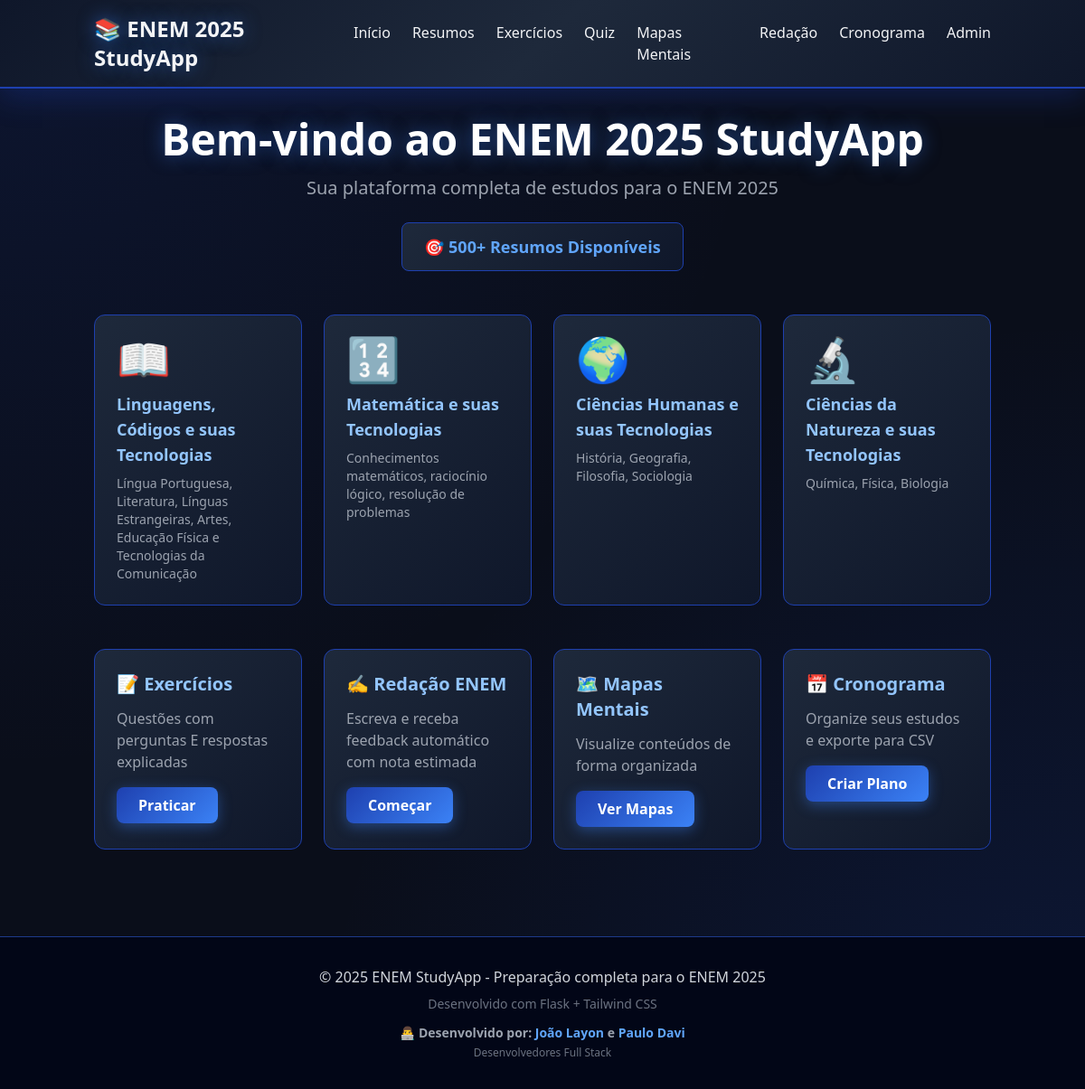
The page / on the database its author committed.
### tables this page shows
CREATE TABLE areas (
    id INTEGER PRIMARY KEY AUTOINCREMENT,
    name TEXT NOT NULL,
    description TEXT
);

### app.py (the view)
@app.route('/')
def index():
    conn = get_db()
    areas = conn.execute('SELECT * FROM areas ORDER BY id').fetchall()
    total_resumos = conn.execute('SELECT COUNT(*) as count FROM resumos').fetchone()['count']
    conn.close()
    return render_template('index.html', areas=areas, total_resumos=total_resumos)

### app.py (called while the page is built)
def get_db():
    conn = sqlite3.connect(DB_PATH)
    conn.row_factory = sqlite3.Row
    return conn

### templates/index.html
{% extends "base.html" %}
{% block content %}
<div class="text-center mb-12">
    <h1 class="text-5xl font-bold text-white mb-4 glow-text">Bem-vindo ao ENEM 2025 StudyApp</h1>
    <p class="text-xl text-gray-400">Sua plataforma completa de estudos para o ENEM 2025</p>
    <div class="mt-6 inline-block card rounded-lg px-6 py-3">
        <p class="text-lg font-semibold text-blue-400">🎯 {{ total_resumos }}+ Resumos Disponíveis</p>
    </div>
</div>
<div class="grid md:grid-cols-2 lg:grid-cols-4 gap-6 mb-12">
    {% for area in areas %}
    <a href="/area/{{ area.id }}" class="block card rounded-xl p-6 group">
        <div class="text-5xl mb-3 transform group-hover:scale-110 transition-transform duration-300">
            {% if 'Linguagens' in area.name %}📖
            {% elif 'Matemática' in area.name %}🔢
            {% elif 'Humanas' in area.name %}🌍
            {% else %}🔬{% endif %}
        </div>
        <h3 class="text-lg font-bold text-blue-300 mb-2 group-hover:text-blue-400 transition-colors">{{ area.name }}</h3>
        <p class="text-sm text-gray-400">{{ area.description }}</p>
    </a>
    {% endfor %}
</div>
<div class="grid md:grid-cols-2 lg:grid-cols-4 gap-6">
    <div class="card rounded-xl p-6 group">
        <h3 class="text-xl font-bold text-blue-300 mb-3 group-hover:text-blue-400 transition-colors">📝 Exercícios</h3>
        <p class="text-gray-400 mb-4">Questões com perguntas E respostas explicadas</p>
        <a href="/exercicios" class="inline-block btn-primary text-white px-6 py-2 rounded-lg font-semibold">Praticar</a>
    </div>
    <div class="card rounded-xl p-6 group">
        <h3 class="text-xl font-bold text-blue-300 mb-3 group-hover:text-blue-400 transition-colors">✍️ Redação ENEM</h3>
        <p class="text-gray-400 mb-4">Escreva e receba feedback automático com nota estimada</p>
        <a href="/redacao" class="inline-block btn-primary text-white px-6 py-2 rounded-lg font-semibold">Começar</a>
    </div>
    <div class="card rounded-xl p-6 group">
        <h3 class="text-xl font-bold text-blue-300 mb-3 group-hover:text-blue-400 transition-colors">🗺️ Mapas Mentais</h3>
        <p class="text-gray-400 mb-4">Visualize conteúdos de forma organizada</p>
        <a href="/mapas" class="inline-block btn-primary text-white px-6 py-2 rounded-lg font-semibold">Ver Mapas</a>
    </div>
    <div class="card rounded-xl p-6 group">
        <h3 class="text-xl font-bold text-blue-300 mb-3 group-hover:text-blue-400 transition-colors">📅 Cronograma</h3>
        <p class="text-gray-400 mb-4">Organize seus estudos e exporte para CSV</p>
        <a href="/cronograma" class="inline-block btn-primary text-white px-6 py-2 rounded-lg font-semibold">Criar Plano</a>
    </div>
</div>
{% endblock %}

### templates/base.html (shortened to what this page needs)
<!DOCTYPE html>
<html lang="pt-BR">
<head>
    <script src="https://cdn.tailwindcss.com"></script>
</head>
<body class="text-gray-100 min-h-screen">
    <nav class="gradient-nav sticky top-0 z-50">
        <div class="container mx-auto px-4 py-4">
            <div class="flex items-center justify-between">
                <a href="/" class="text-2xl font-bold glow-text hover:text-blue-400 transition-colors">📚 ENEM 2025 StudyApp</a>
                <div class="flex space-x-6">
                    <a href="/" class="nav-link">Início</a>
                    <a href="/resumos" class="nav-link">Resumos</a>
                    <a href="/exercicios" class="nav-link">Exercícios</a>
                    <a href="/quiz" class="nav-link">Quiz</a>
                    <a href="/mapas" class="nav-link">Mapas Mentais</a>
                    <a href="/redacao" class="nav-link">Redação</a>
                    <a href="/cronograma" class="nav-link">Cronograma</a>
                    <a href="/admin" class="nav-link">Admin</a>
                </div>
            </div>
        </div>
    </nav>
    <main class="container mx-auto px-4 py-8">
        {% block content %}{% endblock %}
    </main>
    <footer class="bg-slate-950 border-t border-blue-900 mt-16 py-8">
        <div class="container mx-auto px-4 text-center">
            <p class="text-gray-300">© 2025 ENEM StudyApp - Preparação completa para o ENEM 2025</p>
            <p class="text-sm text-gray-500 mt-2">Desenvolvido com Flask + Tailwind CSS</p>
            <p class="text-sm text-gray-400 mt-3 font-semibold">👨‍💻 Desenvolvido por: <span class="text-blue-400">João Layon</span> e <span class="text-blue-400">Paulo Davi</span></p>
            <p class="text-xs text-gray-500 mt-1">Desenvolvedores Full Stack</p>
        </div>
    </footer>
</body>
</html>

### templates/base.html (style rules this page uses)
body { background-color: #0a0e1a; background-image: radial-gradient(at 0% 0%, rgba(30, 64, 175, 0.15) 0px, transparent 50%), radial-gradient(at 100% 100%, rgba(29, 78, 216, 0.15) 0px, transparent 50%); }
.gradient-nav { background: linear-gradient(135deg, #0f172a 0%, #1e293b 50%, #0f172a 100%); border-bottom: 2px solid #1e40af; box-shadow: 0 10px 30px rgba(30, 64, 175, 0.3); }
.nav-link { position: relative; transition: all 0.3s ease; }
.nav-link::after { content: ''; position: absolute; bottom: -5px; left: 0; width: 0; height: 2px; background: linear-gradient(90deg, #3b82f6, #60a5fa); transition: width 0.3s ease; }
.card { background: linear-gradient(135deg, #1e293b 0%, #0f172a 100%); border: 1px solid #1e40af; transition: all 0.3s ease; }
.btn-primary { background: linear-gradient(135deg, #1e40af 0%, #3b82f6 100%); transition: all 0.3s ease; box-shadow: 0 4px 15px rgba(59, 130, 246, 0.4); }
.glow-text { text-shadow: 0 0 20px rgba(59, 130, 246, 0.5); }

### rows shown on the page
areas: name "Linguagens, Códigos e suas Tecnologias", description "Língua Portuguesa, Literatura, Línguas Estrangeiras, Artes, Educação Física e Tecnologias da Comunicação"
areas: name "Matemática e suas Tecnologias", description "Conhecimentos matemáticos, raciocínio lógico, resolução de problemas"
areas: name "Ciências Humanas e suas Tecnologias", description "História, Geografia, Filosofia, Sociologia"
areas: name "Ciências da Natureza e suas Tecnologias", description "Química, Física, Biologia"

### other values the page prints
{{ total_resumos }} "500"
